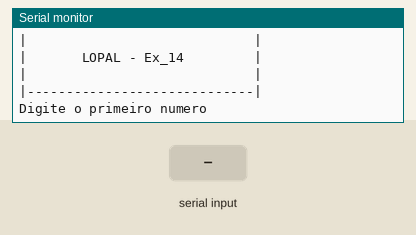
Bench run of a sketch on a simulated Arduino Uno, built with avr-gcc and run on an emulated ATmega328P. Parts: the last lines printed to the serial monitor. The test bench sets the inputs (shaded band).

Above: at 1.2 s.
1.3 s: "90,45\n" received over Serial
At 1.48 s:
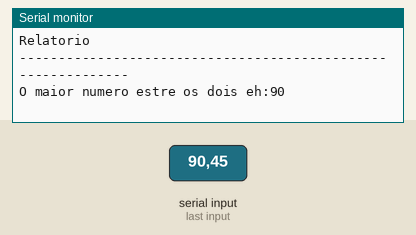
2.8 s: "30,150\n" received over Serial
At 2.9 s:
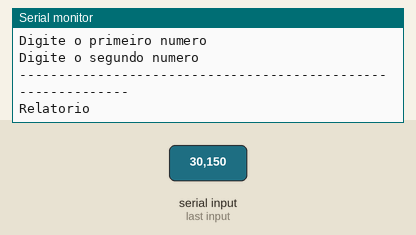

Measured:
- after the input at 1.3 s, the serial monitor: prints a new line at once (image 1)

The sketch:

lopal_ex141__1_.ino
```cpp
// C++ code
//Variaveis

 long numero ;
 long numero2;
 String text = "texto aleatorio";

void setup()
{
 Serial.begin (9600);
}
//inicialização das variáveis

void loop()
{

  Serial.println("|-----------------------------|");
  Serial.println("|                             |");
  Serial.println("|       LOPAL - Ex_14         |");
  Serial.println("|                             |");
  Serial.println("|-----------------------------|");
  Serial.println();
  Serial.println();


  Serial.println("Digite o primeiro numero");
  while (! Serial.available() );
  numero = Serial.parseFloat();

  Serial.println("Digite o segundo numero");
  while (! Serial.available() );
  numero2 = Serial.parseFloat();


  if (numero > numero2 ) {

    text = ("O maior numero estre os dois eh:" + String(numero));
}else {

    text = ("O maior numero estre os dois eh:" + String(numero2));
}


 Serial.println();
  Serial.println();
  Serial.println("-------------------------------------------------------------");
  Serial.println("Relatorio");
  Serial.println("-------------------------------------------------------------");
  Serial.println();
  Serial.println();
  Serial.println(text);
  Serial.println();
  Serial.println();
  Serial.println();
  Serial.println("-------------------------------------------------------------");
  Serial.println();
  Serial.println("-------------------------------------------------------------");


  Serial.println("Digite uma letra + <Enter> para continuar");
  while (! Serial.available() );

  Serial.println();
  Serial.println();

  Serial.read();
  }
```
